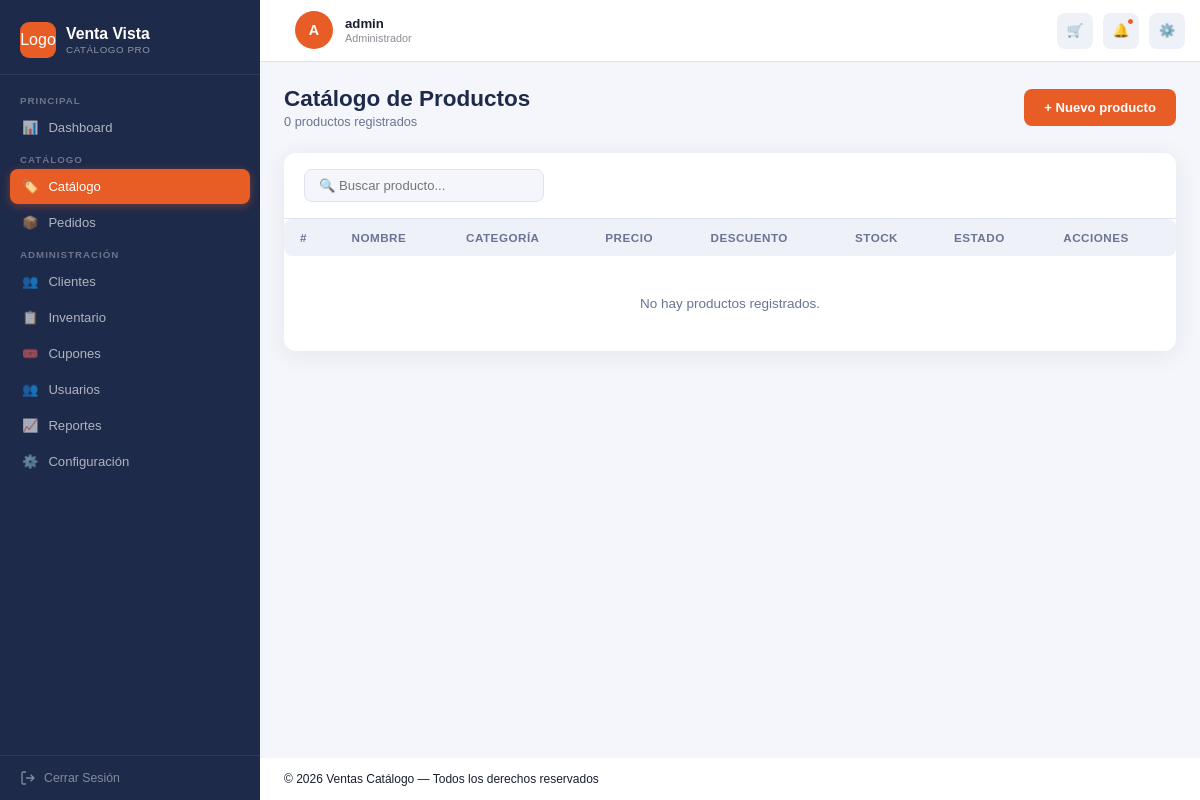
Before: /productos (signed in) with the older database file.
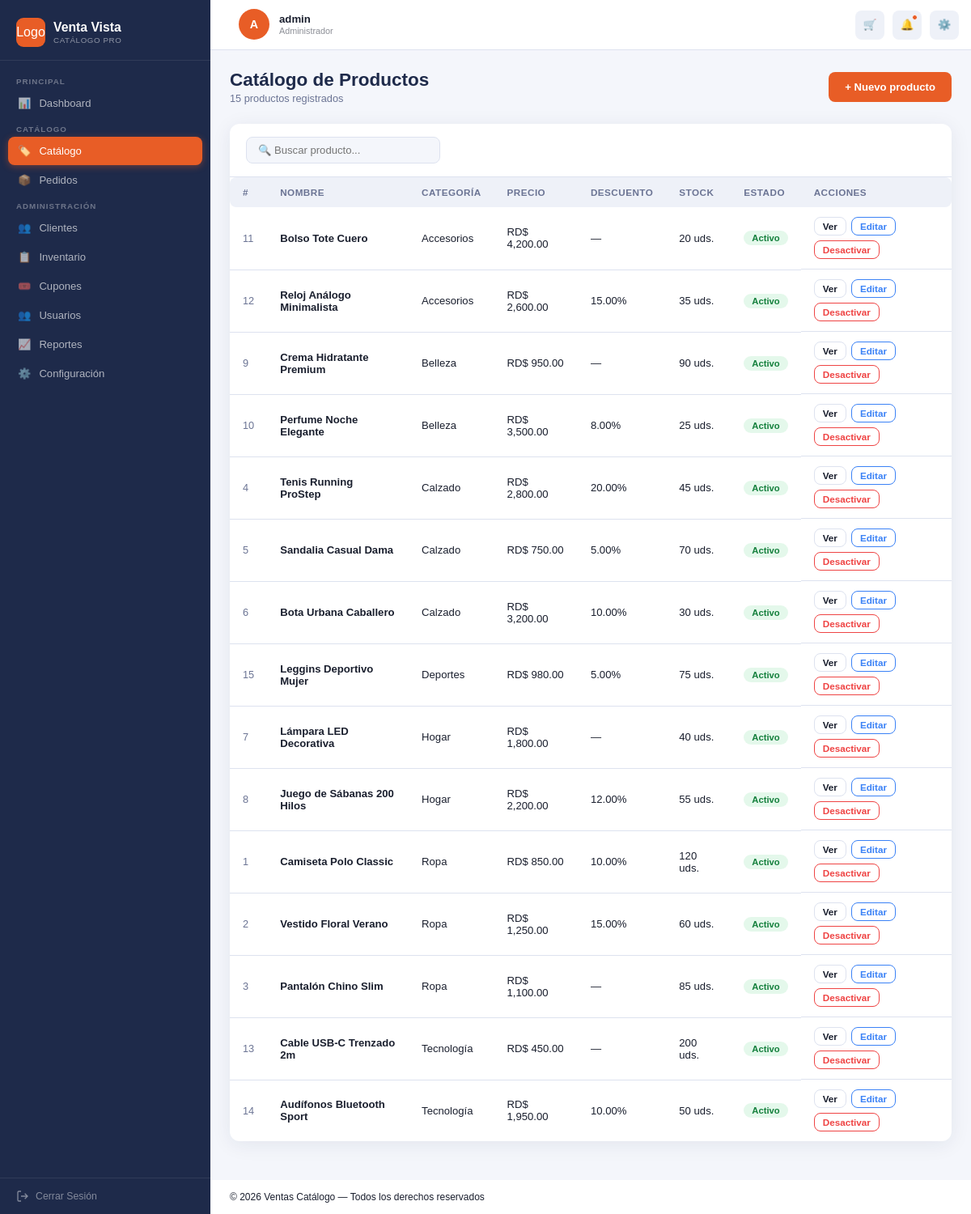
After: the same page with the newer database file.
### tables this page shows
CREATE TABLE productos ( 

    idProducto      INT             NOT NULL AUTO_INCREMENT, 

    nombre          VARCHAR(120)    NOT NULL, 

    descripcion     TEXT, 

    precio          DECIMAL(10,2)   NOT NULL, 

    descuento       DECIMAL(5,2)    NOT NULL DEFAULT 0.00, 

    stock           INT             NOT NULL DEFAULT 0, 

    imagenes        VARCHAR(500)    COMMENT 'Rutas separadas por coma', 

    activo          TINYINT(1)      NOT NULL DEFAULT 1, 

    fechaCreacion   DATETIME        NOT NULL DEFAULT CURRENT_TIMESTAMP, 

    idCategoria     INT             NOT NULL, 

    PRIMARY KEY (idProducto), 

    INDEX idx_producto_categoria (idCategoria), 

    INDEX idx_producto_activo    (activo), 

    CONSTRAINT fk_producto_categoria FOREIGN KEY (idCategoria) 

        REFERENCES categorias (idCategoria) ON UPDATE CASCADE 

);

CREATE TABLE categorias ( 

    idCategoria INT         NOT NULL AUTO_INCREMENT, 

    nombre      VARCHAR(60) NOT NULL, 

    descripcion VARCHAR(200), 

    PRIMARY KEY (idCategoria), 

    UNIQUE KEY uk_categoria_nombre (nombre) 

);

### app/core/Controller.php (called while the page is built, shortened)
<?php
abstract class Controller {
    protected function render(string $vista, array $datos = []): void {
        require dirname(__DIR__) . '/views/layouts/layout.php';
    }
}

### app/controllers/ProductoController.php (called while the page is built, shortened)
<?php
class ProductoController extends Controller {
    public function index(): void {
        $this->render('catalogo/productos', [
            'productos' => Producto::obtenerTodos(),
            'flash'     => $this->getFlash(),
            'usuario'   => $this->usuarioActual(),
        ]);
    }
}

### app/core/Router.php (called while the page is built, shortened)
<?php
class Router {
    public function run(){
        $url = $_GET['url'] ?? '';
        $url = trim($url, '/');
        $routes = require dirname(__DIR__, 2) . '/config/routes.php';
        if (isset($routes[$url])) {
            $action = $routes[$url]['action'];
        }
        else{
            $controllerName = 'AuthController';
            $action = 'login';
        }
        $controller = new $controllerClass();
        $controller->$action();
    }
}

### public/index.php (called while the page is built, shortened)
<?php
$router = new Router();
$router->run();
?>

### app/models/Producto.php (called while the page is built, shortened)
<?php
class Producto extends Model{
    public static function obtenerTodos(): array {
        $sql = "SELECT p.*, c.nombre AS categoria
                FROM productos p
                JOIN categorias c ON p.idCategoria = c.idCategoria
                ORDER BY p.fechaCreacion DESC";
        return self::db()->query($sql)->fetchAll(PDO::FETCH_ASSOC);
    }
}

### app/views/catalogo/productos.php (the view, shortened to what this page needs)
<?php $productos = $productos ?? []; ?>
<div class="page-header">
    <div>
        <h1 class="page-titulo">Catálogo de Productos</h1>
        <p class="page-sub"><?= count($productos) ?> productos registrados</p>
    </div>
    <a href="<?= BASE_URL ?>productos/crear" class="btn btn-primario">+ Nuevo producto</a>
</div>
<div class="panel">
    <div class="panel-header">
        <input class="input-buscar" type="text" id="buscador" placeholder="🔍 Buscar producto...">
    </div>
    <div class="tabla-wrapper">
        <table class="tabla" id="tabla-productos">
            <thead>
                <tr>
                    <th>#</th>
                    <th>Nombre</th>
                    <th>Categoría</th>
                    <th>Precio</th>
                    <th>Descuento</th>
                    <th>Stock</th>
                    <th>Estado</th>
                    <th>Acciones</th>
                </tr>
            </thead>
            <tbody>
                <?php if (empty($productos)): ?>
                    <tr><td colspan="8" class="tabla-vacia">No hay productos registrados.</td></tr>
                <?php else: ?>
                    <?php foreach ($productos as $p): ?>
                    <tr>
                        <td class="texto-muted"><?= $p['idProducto'] ?></td>
                        <td><strong><?= htmlspecialchars($p['nombre']) ?></strong></td>
                        <td><?= htmlspecialchars($p['categoria']) ?></td>
                        <td>RD$ <?= number_format($p['precio'], 2) ?></td>
                        <td><?= $p['descuento'] > 0 ? $p['descuento'] . '%' : '—' ?></td>
                        <td>
                            <span class="<?= $p['stock'] <= 5 ? 'texto-peligro' : '' ?>">
                                <?= $p['stock'] ?> uds.
                            </span>
                        </td>
                        <td>
                            <span class="badge <?= $p['activo'] ? 'badge--verde' : 'badge--rojo' ?>">
                                <?= $p['activo'] ? 'Activo' : 'Inactivo' ?>
                            </span>
                        </td>
                        <td class="acciones">
                            <a href="<?= BASE_URL ?>productos/ver?id=<?= $p['idProducto'] ?>" class="btn-tabla">Ver</a>
                            <a href="<?= BASE_URL ?>productos/editar?id=<?= $p['idProducto'] ?>" class="btn-tabla btn-tabla--editar">Editar</a>
                            <form method="POST" action="<?= BASE_URL ?>productos/eliminar" style="display:inline"
                                  onsubmit="return confirm('¿Desactivar este producto?')">
                                <button class="btn-tabla btn-tabla--eliminar" type="submit">Desactivar</button>
                            </form>
                        </td>
                    </tr>
                    <?php endforeach; ?>
                <?php endif; ?>
            </tbody>
        </table>
    </div>
</div>

Changed rows visible on the page:
added productos: idProducto "11", nombre "Bolso Tote Cuero", idCategoria.nombre "Accesorios", precio "4,200.00", stock "20", activo "Activo"
added productos: idProducto "12", nombre "Reloj Análogo Minimalista", idCategoria.nombre "Accesorios", precio "2,600.00", descuento "15.00", stock "35", activo "Activo"
added productos: idProducto "9", nombre "Crema Hidratante Premium", idCategoria.nombre "Belleza", precio "950.00", stock "90", activo "Activo"
added productos: idProducto "10", nombre "Perfume Noche Elegante", idCategoria.nombre "Belleza", precio "3,500.00", descuento "8.00", stock "25", activo "Activo"
added productos: idProducto "4", nombre "Tenis Running ProStep", idCategoria.nombre "Calzado", precio "2,800.00", descuento "20.00", stock "45", activo "Activo"
added productos: idProducto "5", nombre "Sandalia Casual Dama", idCategoria.nombre "Calzado", precio "750.00", descuento "5.00", stock "70", activo "Activo"
added productos: idProducto "6", nombre "Bota Urbana Caballero", idCategoria.nombre "Calzado", precio "3,200.00", descuento "10.00", stock "30", activo "Activo"
added productos: idProducto "15", nombre "Leggins Deportivo Mujer", idCategoria.nombre "Deportes", precio "980.00", descuento "5.00", stock "75", activo "Activo"
added productos: idProducto "7", nombre "Lámpara LED Decorativa", idCategoria.nombre "Hogar", precio "1,800.00", stock "40", activo "Activo"
added productos: idProducto "8", nombre "Juego de Sábanas 200 Hilos", idCategoria.nombre "Hogar", precio "2,200.00", descuento "12.00", stock "55", activo "Activo"
added productos: idProducto "1", nombre "Camiseta Polo Classic", idCategoria.nombre "Ropa", precio "850.00", descuento "10.00", stock "120", activo "Activo"
added productos: idProducto "2", nombre "Vestido Floral Verano", idCategoria.nombre "Ropa", precio "1,250.00", descuento "15.00", stock "60", activo "Activo"
added productos: idProducto "3", nombre "Pantalón Chino Slim", idCategoria.nombre "Ropa", precio "1,100.00", stock "85", activo "Activo"
added productos: idProducto "13", nombre "Cable USB-C Trenzado 2m", idCategoria.nombre "Tecnología", precio "450.00", stock "200", activo "Activo"
added productos: idProducto "14", nombre "Audífonos Bluetooth Sport", idCategoria.nombre "Tecnología", precio "1,950.00", descuento "10.00", stock "50", activo "Activo"
Other visible differences:
count($productos): "0" → "15"
text no longer shown: "No hay productos registrados."
